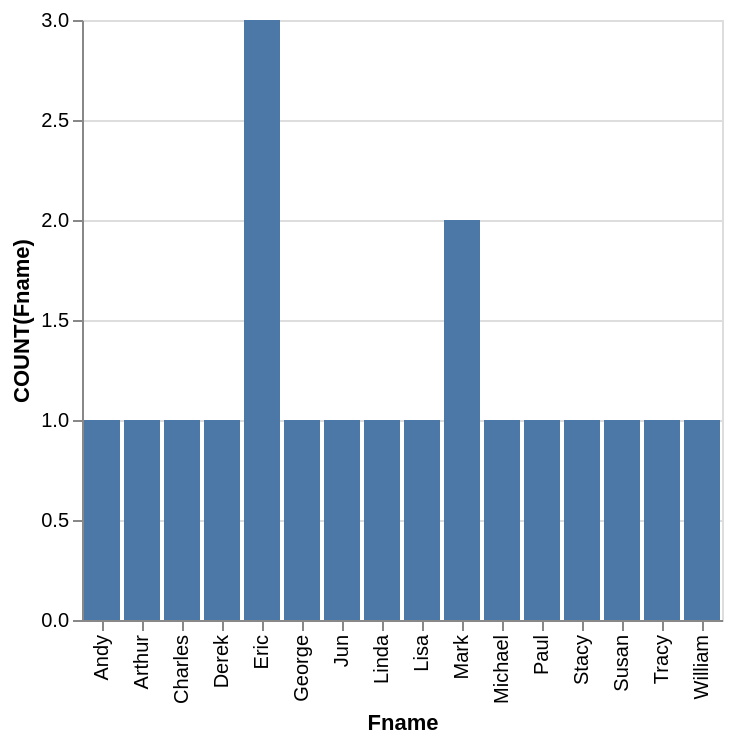

This figure's Vega-Lite source:
### Vega-Lite specification from a JSON file in a GitHub repository (floating-point values rounded to 4 significant figures)
{"data": {"values": [{"x_data": "Andy", "y_data": 1}, {"x_data": "Arthur", "y_data": 1}, {"x_data": "Charles", "y_data": 1}, {"x_data": "Derek", "y_data": 1}, {"x_data": "Eric", "y_data": 3}, {"x_data": "George", "y_data": 1}, {"x_data": "Jun", "y_data": 1}, {"x_data": "Linda", "y_data": 1}, {"x_data": "Lisa", "y_data": 1}, {"x_data": "Mark", "y_data": 2}, {"x_data": "Michael", "y_data": 1}, {"x_data": "Paul", "y_data": 1}, {"x_data": "Stacy", "y_data": 1}, {"x_data": "Susan", "y_data": 1}, {"x_data": "Tracy", "y_data": 1}, {"x_data": "William", "y_data": 1}]}, "mark": "bar", "encoding": {"x": {"field": "x_data", "type": "nominal", "title": "Fname", "sort": "ascending"}, "y": {"field": "y_data", "type": "quantitative", "title": "COUNT(Fname)"}}}
